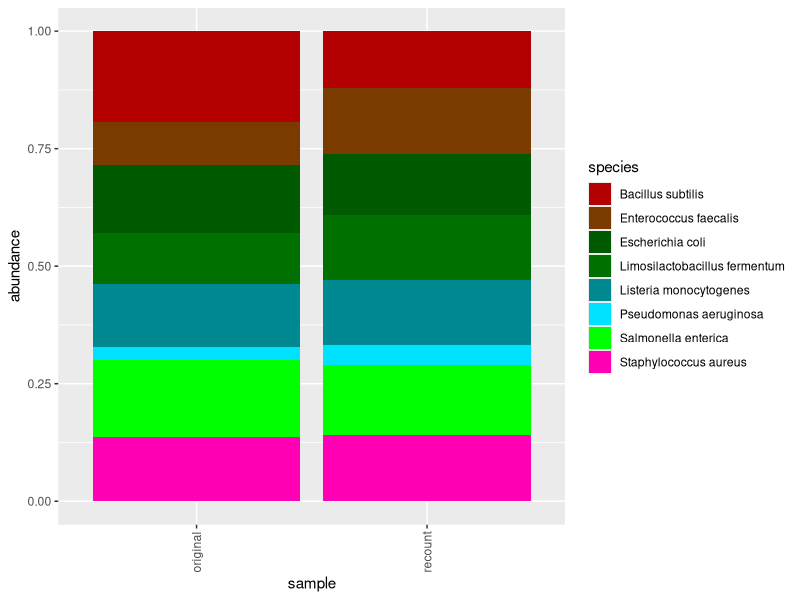
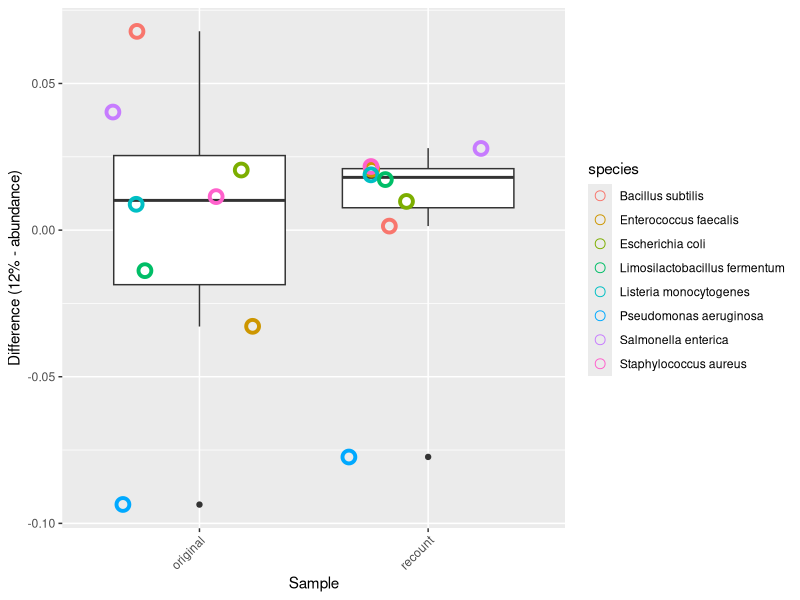
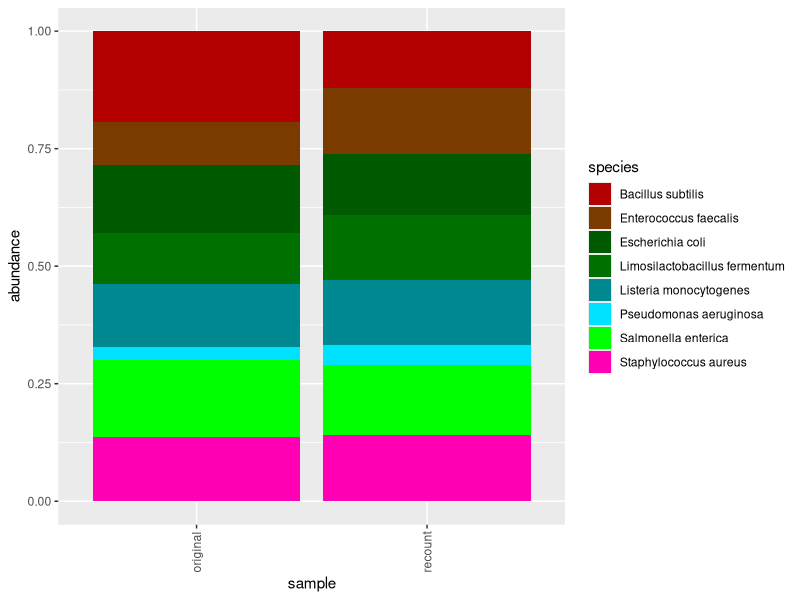
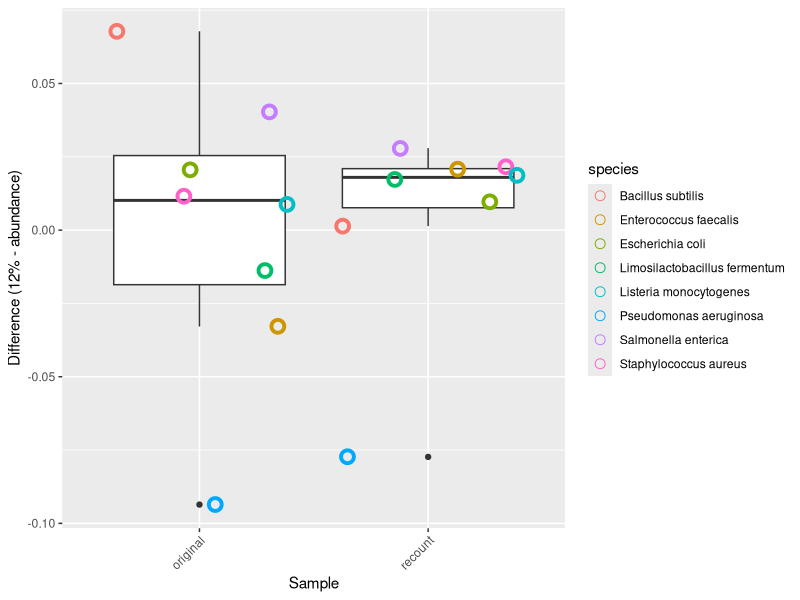

R code for these plots, in order:
library(ggplot2)
library(viridis)
library(cowplot)
getwd()
df<-read.csv("merged_recount_pozK.tsv", sep="\t")

p_species<-ggplot(df, aes(fill=species, y=abundance, x=sample)) + 
  geom_bar(position="fill", stat="identity") +
  scale_fill_hue(l=30, c=200) + theme(axis.text.x = element_text(angle = 90, vjust = 0.5, hjust=1))
p_species
ggsave("species_prop_recount_pozK.png", width=20, units="in", limitsize=F)

df$error<-(0.12-df$abundance)-(2*(0.12-df$abundance))

p_err<-ggplot(df, aes(x = sample, y = error)) +
  geom_boxplot(aes()) +
  geom_jitter(aes(col = species, stroke=2), size = 3, shape=21) +
  labs(x = "Sample", y = "Difference (12% - abundance)", fill = "Species") +
  theme(axis.text.x = element_text(angle = 45, hjust = 1))  # Rotate x-axis labels for better readability
p_err
ggsave("species_prop_err_pozK.png")
